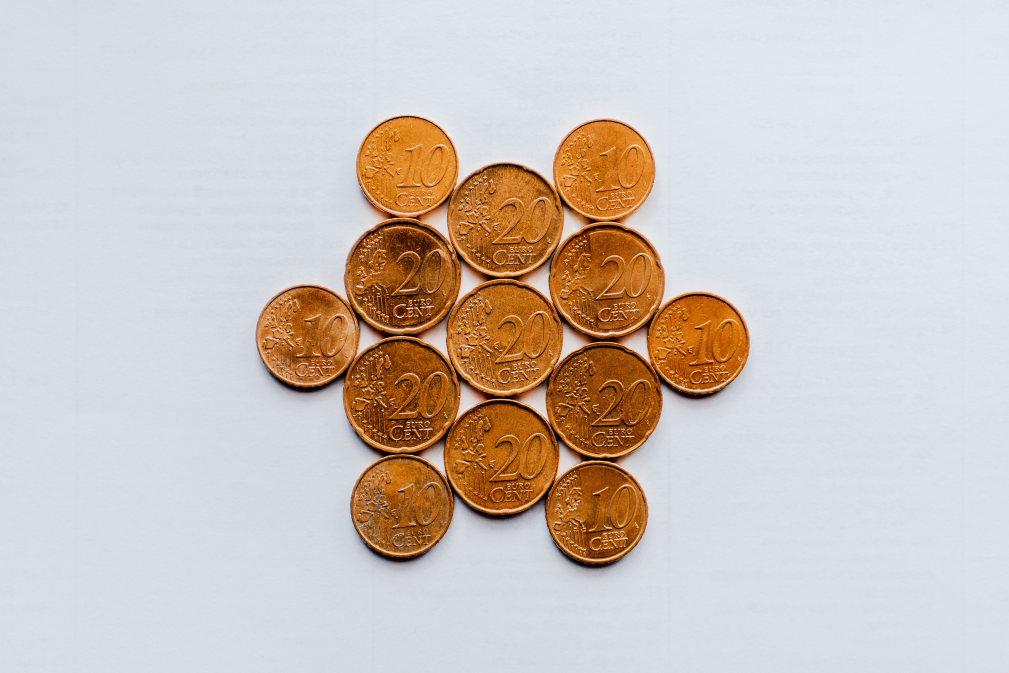
#> input picture lesson 2/data/coins.jpg, 6050 x 4033 px (shown at 1/6 size)
$ jupyter execute '2B-L2 Hough Transform - circles.ipynb'
#> lines starting #> are read from the running program, lines starting #| are printed output that depends on the picture; after the words box and inside, x2 and y2 are one past the last pixel; in counts of white or black regions, pixels touching at a corner belong together
## 2B - L1: Hough Transform: Lines

[cell 1]
import cv2
import matplotlib.pyplot as plt
import numpy as np

##### Load the img

[cell 2]
img = cv2.imread("data/coins.jpg")
#> img is the input picture: shape (4033, 6050, 3); mean B, G, R 190.3, 197.4, 206.1

[cell 3]
img.shape
#> Out = (4033, 6050, 3)

##### Resize the Img

[cell 4]
h, w, _ = img.shape
#> h = 4033; w = 6050

[cell 5]
dim = (w//6, h//6)
#> dim = (1008, 672)

[cell 6]
img = cv2.resize(img, dim)
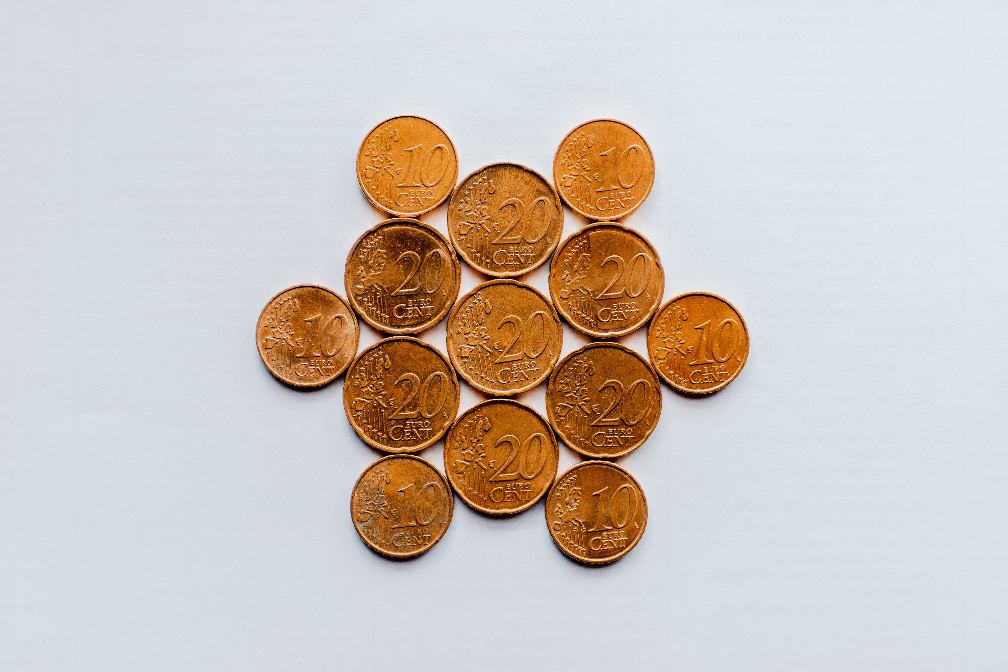
#> img: shape (672, 1008, 3); mean B, G, R 190.3, 197.3, 206

[cell 7]
img.shape
#> Out = (672, 1008, 3)

[cell 8]
img = cv2.cvtColor(img, cv2.COLOR_BGR2RGB)

[cell 9]
plt.imshow(img)

### Canny Edge Detection

[cell 10]
from skimage import feature

[cell 11]
high_threshold = 150
low_threshold = 130

##### Select a single channel

A single channel needs to be passed into the canny edge detector

[cell 12]
img_oc = img[:, :, 1]
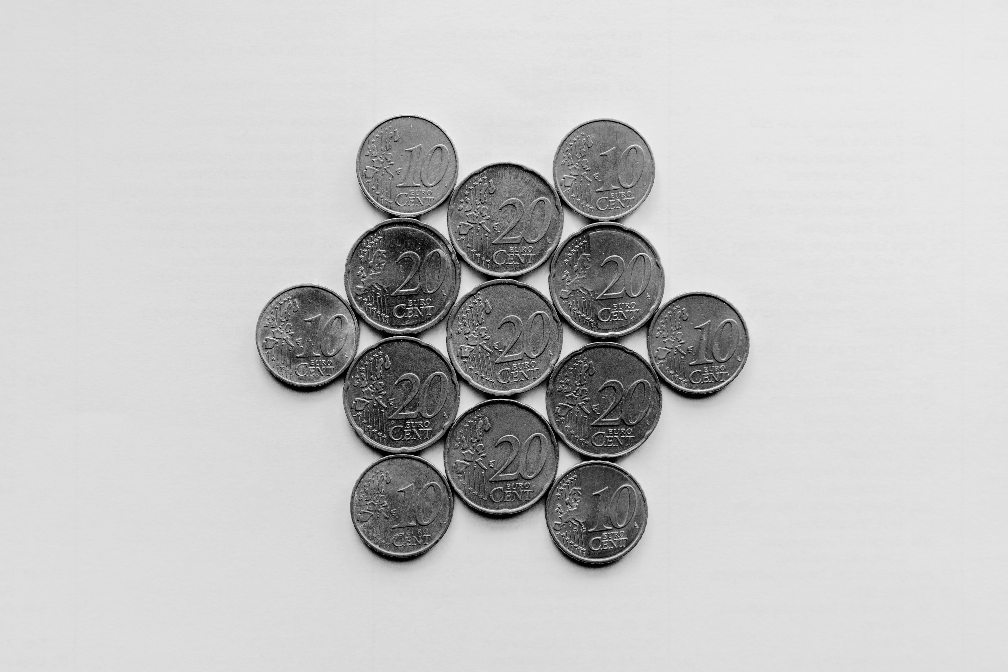
#> img_oc: shape (672, 1008); min 0, max 252, mean 197.3

[cell 13]
edges = feature.canny(img_oc, 0.5, low_threshold, high_threshold)
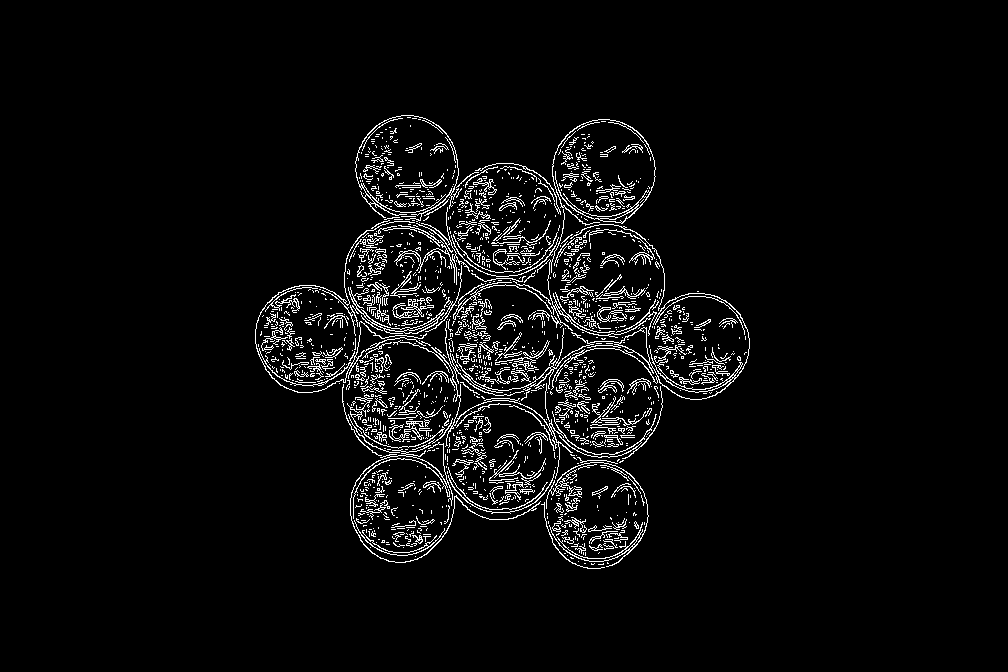
#> edges: shape (672, 1008) bool; 4.2% white in thin lines or dots, all inside (x1, y1, x2, y2) = (255, 115, 750, 569)

[cell 14]
fig, ax = plt.subplots(1, 2, figsize=(16, 8))

ax[0].imshow(img)
ax[0].set_title("Original Image")

ax[1].imshow(edges, cmap="gray")
ax[1].set_title("Canny Edge Detection")
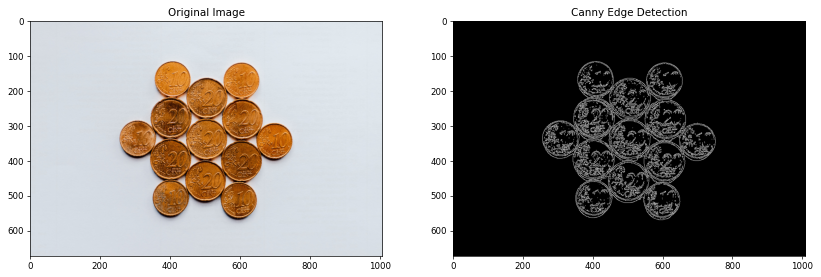
#> figure drawn by matplotlib, 2 panels

### Hough Circle Fitting

[cell 15]
from skimage.transform import hough_circle, hough_circle_peaks
from skimage.draw import circle_perimeter
import numpy as np

import matplotlib.pyplot as plt

[cell 16]
# define possible radii
hough_radii = np.arange(50, 90, 10)

[cell 17]
hough_radii

Here we don't need to define theta range as it'll calculate using the gradient

[cell 18]
hough_res = hough_circle(edges, hough_radii)

#### Plot the Hough Space

[cell 19]
hough_res.shape
#> Out = (4, 672, 1008)

We can see that the hough space has three dimensions: (r, a, b)

[cell 20]
plt.imshow(hough_res[2, :, :], cmap="gray")
plt.title("Hough space with radius 70")
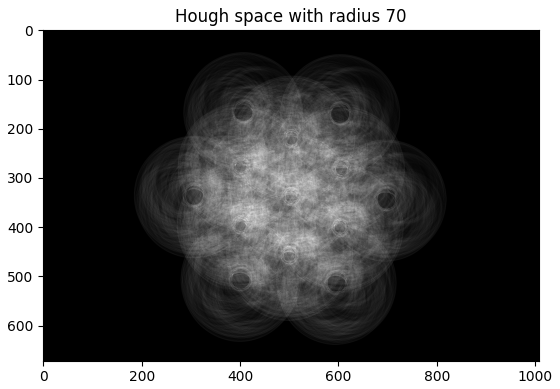
#> figure drawn by matplotlib, 1 panel

#### Plot detected circles

[cell 21]
# Select the most prominent 2 circles
accums, a, b, radii = hough_circle_peaks(hough_res, hough_radii, threshold=0.3, min_ydistance=80, min_xdistance=80)
#> accums = [0.674, 0.625, 0.615, 0.573, 0.535, 0.514, 0.439, 0.434, 0.427, 0.416, 0.406, 0.395, 0.384]; a = [407, 604, 307, 401, 597, 699, 498, 614, 402, 502, 410, 604, 503]; b = [165, 169, 335, 505, 512, 343, 459, 280, 395, 338, 280, 403, 223]; radii = [50, 50, 50, 50, 50, 50, 60, 50, 60, 60, 50, 60, 60]

[cell 22]
radii
#> Out has the same summary as radii

[cell 23]
# Draw them
fig, ax = plt.subplots(ncols=1, nrows=1, figsize=(10, 4))
for center_y, center_x, radius in zip(a, b, radii): # remember a, b are the circle centers in image space
    cv2.circle(img, (center_y, center_x), radius, (255, 0, 0), thickness=2)
#> this loop made 13 passes
#> (center_y, center_x, radius) on passes 1 to 12: (407, 165, 50), (604, 169, 50), (307, 335, 50), (401, 505, 50), (597, 512, 50), (699, 343, 50), (498, 459, 60), (614, 280, 50), (402, 395, 60), (502, 338, 60), (410, 280, 50), (604, 403, 60)
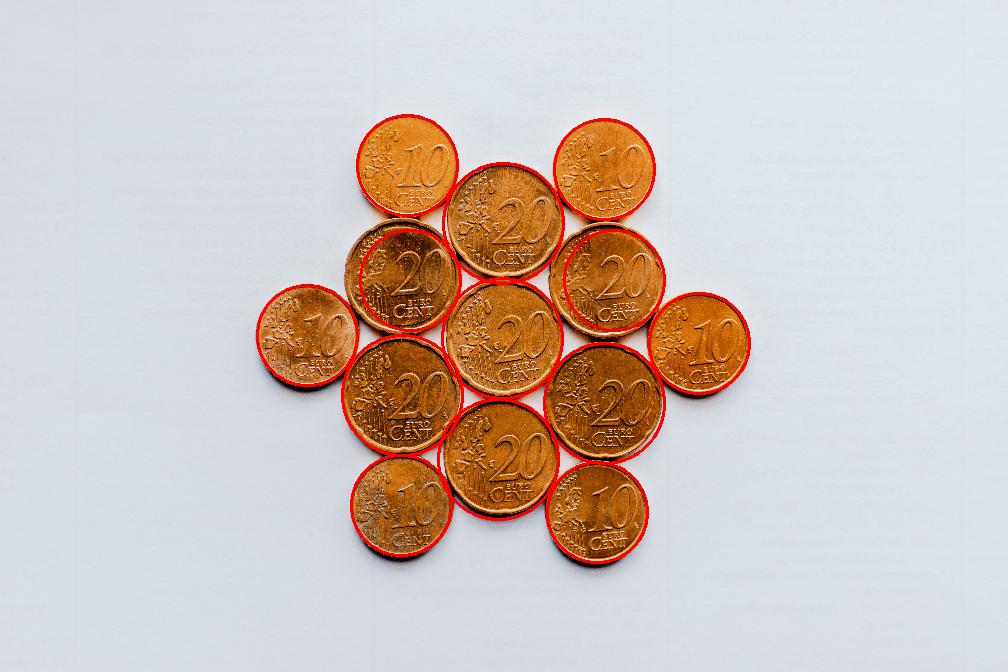
#> img: shape (672, 1008, 3); mean R, G, B 207.8, 195.3, 189

ax.imshow(img)
plt.show()
